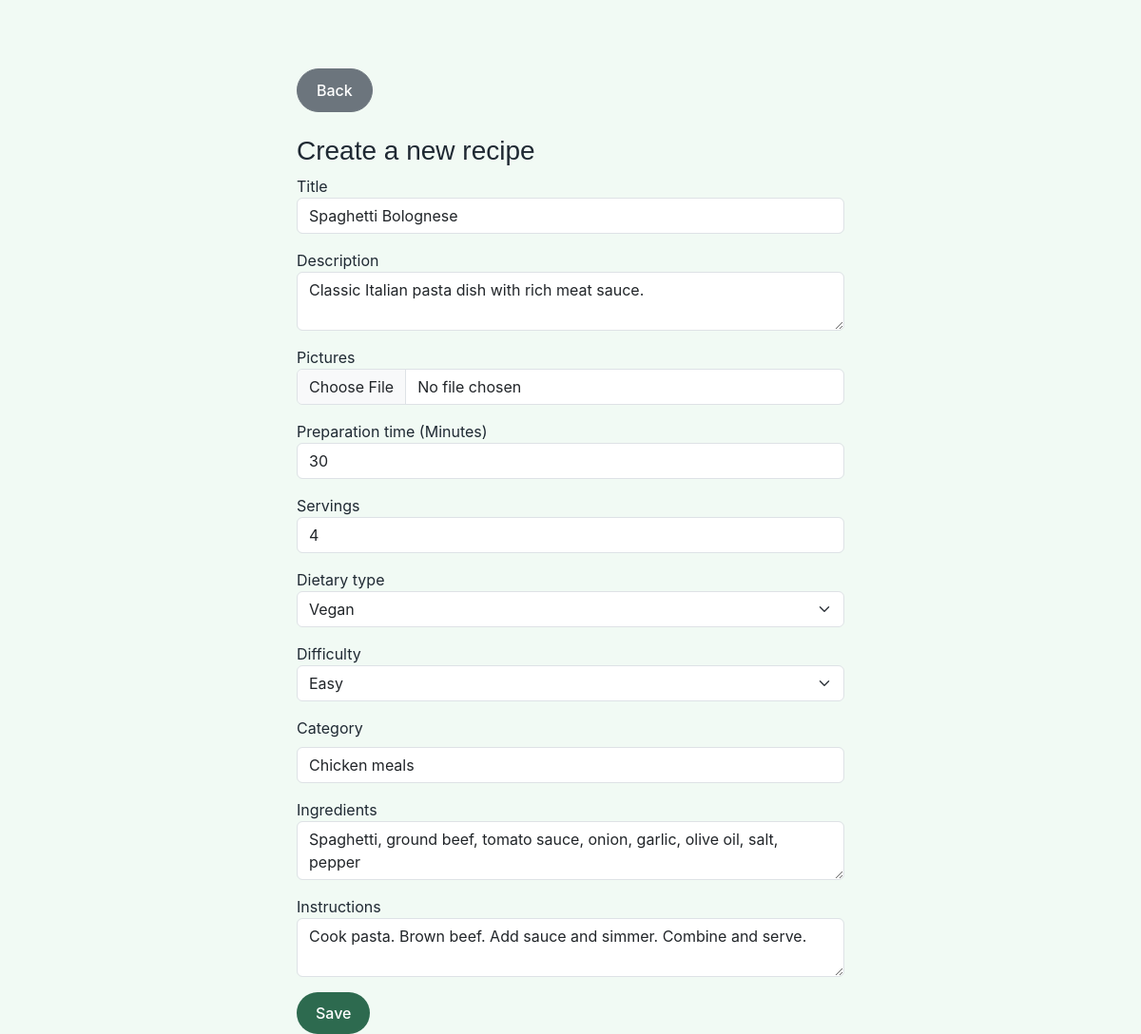
The app's page /recipes/edit.php?recipeid=1 (signed in) with its own data.
### tables this page shows
CREATE TABLE IF NOT EXISTS `recipes` (
  `id` int NOT NULL AUTO_INCREMENT,
  `title` varchar(255) NOT NULL,
  `description` text,
  `recipe_picture` varchar(255) DEFAULT NULL,
  `ingredients` text NOT NULL,
  `instructions` longtext NOT NULL,
  `prep_time` int NOT NULL,
  `dietary_type` enum('Vegeterian','Non-vegeterian','Vegan') NOT NULL,
  `category` enum('Chicken meals','Vegetables','Desserts','Fish meals') DEFAULT NULL,
  `created_at` timestamp NULL DEFAULT CURRENT_TIMESTAMP,
  `updated_at` timestamp NULL DEFAULT CURRENT_TIMESTAMP ON UPDATE CURRENT_TIMESTAMP,
  `difficulty` enum('Easy','Medium','Complicated') DEFAULT NULL,
  `servings` int NOT NULL,
  `author_id` int DEFAULT NULL,
  PRIMARY KEY (`id`),
  KEY `fk_recipes_author` (`author_id`)
);

### recipes/edit.php (the view, shortened to what this page needs)
<?php
require_once "../components/db_connect.php";
$recipeid = $_GET['recipeid'];
$sql_query = "SELECT * FROM `recipes` WHERE id = $recipeid ";
$result = mysqli_query($connect, $sql_query);
$recipe = mysqli_fetch_assoc($result);
?>
<!DOCTYPE html>
<html lang="en">
<head>
    <link href="https://cdn.jsdelivr.net/npm/bootstrap@5.3.8/dist/css/bootstrap.min.css" rel="stylesheet">
    <link rel="stylesheet" href="main.css">
</head>
<body>
    <div class="container my-5">
        <div class="row">
            <div class="col col-md-6 mx-auto">
                <a href="recipe.php" class="btn btn-secondary my-4">Back</a>
                <h3>Create a new recipe</h3>
                <form method="POST" enctype="multipart/form-data">
                    <div class="mb-3">
                        <label for="title">Title</label>
                        <input type="text" class="form-control" id="title" name="title" value="<?= $recipe['title'] ?>" required>
                    </div>
                    <div class="mb-3">
                        <label for="description">Description</label>
                        <textarea class="form-control" id="description" name="description"><?= $recipe['description'] ?></textarea>
                    </div>
                    <div class="mb-3">
                        <label for="pictures">Pictures</label>
                        <input type="file" class="form-control" id="pictures" name="pictures">
                    </div>
                    <div class="mb-3">
                        <label for="prep_time">Preparation time (Minutes)</label>
                        <input type="number" class="form-control" id="prep_time" name="prep_time" value="<?= $recipe['prep_time'] ?>" required>
                    </div>
                    <div class="mb-3">
                        <label for="servings">Servings</label>
                        <input type="number" class="form-control" id="servings" name="servings" value="<?= $recipe['servings'] ?>">
                    </div>
                    <div class="mb-3">
                        <label for="dietary_type">Dietary type</label>
                        <select name="dietary_type" id="dietary_type" class="form-select" required>
                            <option value="Vegan" <?= (isset($recipe["dietary_type"]) && $recipe["dietary_type"] == 'Vegan') ? 'selected' : '' ?>>Vegan</option>
                        </select>
                    </div>
                    <div class="mb-3">
                        <label for="difficulty">Difficulty</label>
                        <select name="difficulty" id="difficulty" class="form-select">
                            <option value="Easy" <?= (isset($recipe["difficulty"]) && $recipe["difficulty"] == 'Easy') ? 'selected' : '' ?>>Easy</option>
                        </select>
                    </div>
                    <div class="mb-3">
                        <label for="category" class="form-label">Category</label>
                        <select class="form-control" id="category" name="category">
                            <option value="Chicken meals" <?= (isset($recipe["category"]) && $recipe["category"] == 'Chicken meals') ? 'selected' : '' ?>>Chicken meals</option>
                        </select>
                    </div>
                    <div class="mb-3">
                        <label for="ingredients">Ingredients</label>
                        <textarea class="form-control" id="ingredients" name="ingredients" required><?= $recipe['ingredients'] ?></textarea>
                    </div>
                    <div class="mb-3">
                        <label for="instructions">Instructions</label>
                        <textarea class="form-control" id="instructions" name="instructions" required><?= $recipe['instructions'] ?></textarea>
                    </div>
                    <input type="submit" class="btn btn-primary" name="save" value="Save">
                </form>
            </div>
        </div>
    </div>
</body>
</html>

### css/main.css (style rules this page uses)
:root { --green-dark: #2d6a4f; --green-darker: #1b4332; --green-light: #74c69d; --green-soft: #d8f3dc; --green-click: #95d5b2; --green-bg: #f1faf4; --white: #ffffff; --text-dark: #1f2933; --text-muted: #6c757d; }
html, body { height: 100%; }
body { background-color: var(--green-bg); color: var(--text-dark); display: flex; flex-direction: column; font-family: "Inter", sans-serif; }
h1, h2, h3, h5 { font-family: "Poppins", sans-serif; }
.container { max-width: 1300px; }
a { text-decoration: none; }
.btn { border-radius: 999px; padding: 10px 20px; font-weight: 500; transition: all 0.2s ease; }
.btn-dark, .btn-primary, .btn-success { background: var(--green-dark) !important; border: none !important; color: white !important; }

### records on screen
recipes: title "Spaghetti Bolognese", description "Classic Italian pasta dish with rich meat sauce.", prep_time "30", servings "4", dietary_type "Vegan", difficulty "Easy", category "Chicken meals", ingredients "Spaghetti, ground beef, tomato sauce, onion, garlic, olive oil, salt, pepper", instructions "Cook pasta. Brown beef. Add sauce and simmer. Combine and serve."
